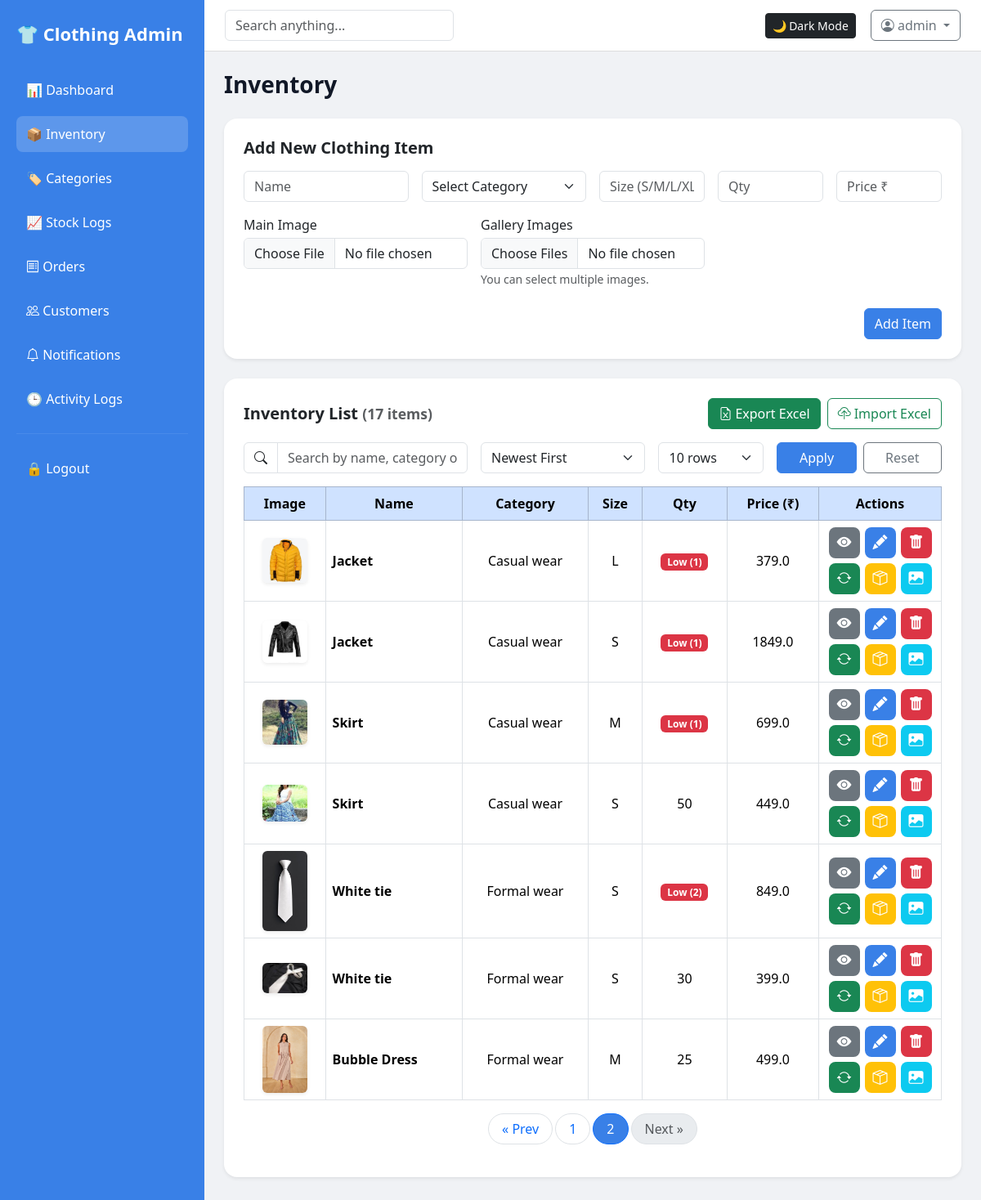
The page /inventory?page=2&q=&sort=created_desc&per_page=10 (signed in) on the database as committed earlier.
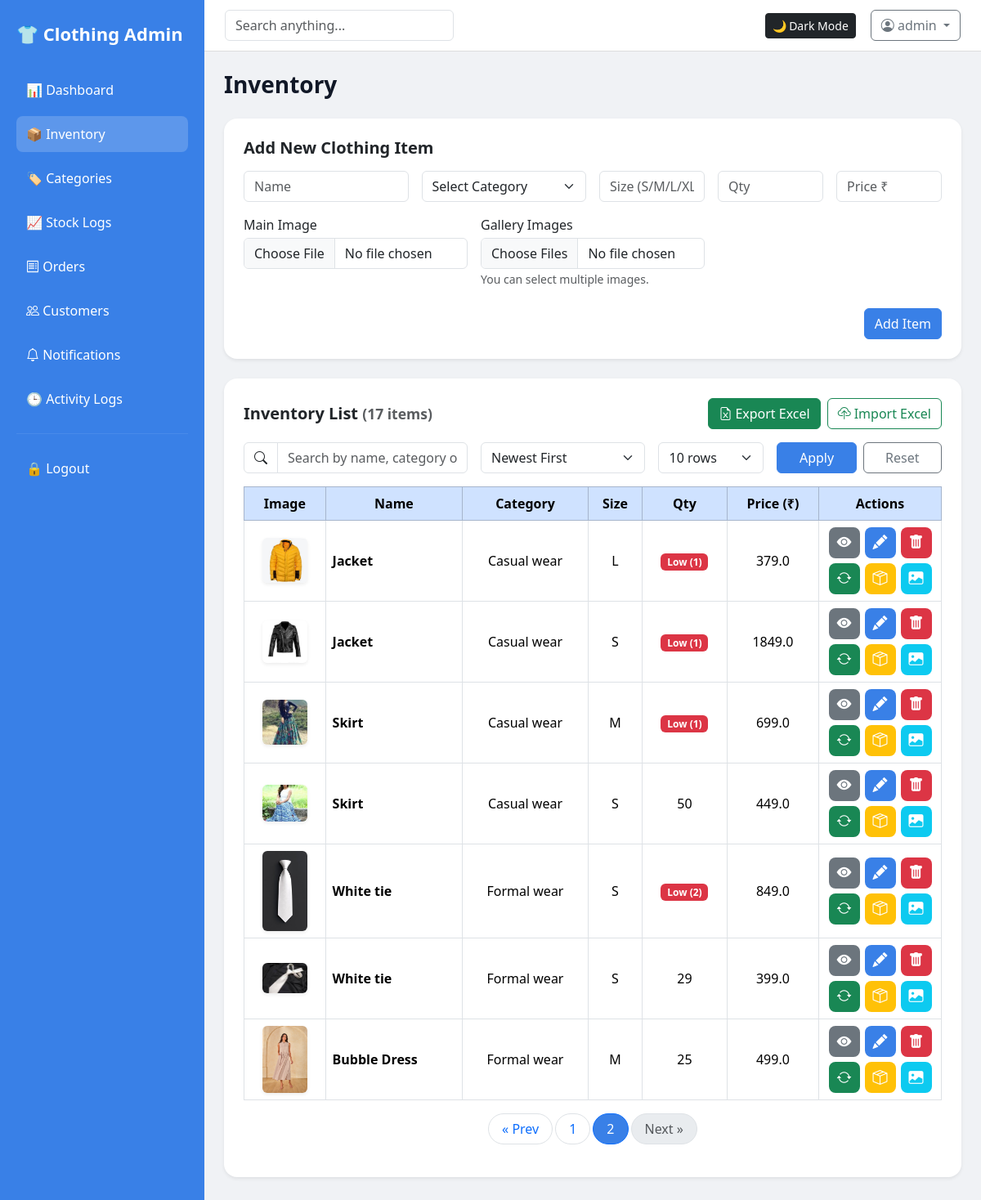
The same page on the database as committed later.
### tables this page shows
CREATE TABLE clothing (
            id INTEGER PRIMARY KEY AUTOINCREMENT,
            name TEXT,
            category TEXT,
            size TEXT,
            quantity INTEGER,
            price REAL,
            created_at TEXT
        , image TEXT, barcode TEXT, qrcode TEXT);

### app.py (the view)
@app.route("/inventory")
@require_login
def inventory():
    db = get_db()
    q = request.args.get("q", "").strip()
    sort = request.args.get("sort", "created_desc")
    try:
        per_page = int(request.args.get("per_page", 10))
    except ValueError:
        per_page = 10
    try:
        page = int(request.args.get("page", 1))
    except ValueError:
        page = 1
    if page < 1:
        page = 1
    where_clause = ""
    params = []
    if q:
        where_clause = "WHERE name LIKE ? OR category LIKE ? OR size LIKE ?"
        like = f"%{q}%"
        params.extend([like, like, like])
    sort_map = {
        "name_asc": "name ASC",
        "name_desc": "name DESC",
        "qty_asc": "quantity ASC",
        "qty_desc": "quantity DESC",
        "price_asc": "price ASC",
        "price_desc": "price DESC",
        "created_desc": "created_at DESC",
        "created_asc": "created_at ASC",
    }
    order_by = sort_map.get(sort, "name ASC")
    count_row = db.execute(
        f"SELECT COUNT(*) AS c FROM clothing {where_clause}",
        params
    ).fetchone()
    total_items = count_row["c"] if count_row else 0
    total_pages = ceil(total_items / per_page) if total_items else 1
    if page > total_pages:
        page = total_pages
    offset = (page - 1) * per_page
    items = db.execute(
        f"""
        SELECT * FROM clothing
        {where_clause}
        ORDER BY {order_by}
        LIMIT ? OFFSET ?
        """,
        params + [per_page, offset]
    ).fetchall()
    pages = list(range(1, total_pages + 1))
    gallery_map = {}
    for it in items:
        imgs = db.execute(
            "SELECT image FROM clothing_images WHERE clothing_id=? ORDER BY id ASC",
            (it["id"],)
        ).fetchall()
        gallery_map[it["id"]] = imgs
    cats = db.execute("SELECT * FROM categories ORDER BY name ASC").fetchall()
    return render_template(
        "inventory.html",
        items=items,
        categories=cats,
        q=q,
        sort=sort,
        per_page=per_page,
        page=page,
        pages=pages,
        total_items=total_items,
        gallery_map=gallery_map,
        title="Inventory"
    )

### app.py (called while the page is built)
def get_db():
    conn = sqlite3.connect(os.path.join(BASE_DIR, "inventory.db"))
    conn.row_factory = sqlite3.Row
    return conn

def require_login(f):
    @wraps(f)
    def wrapper(*args, **kwargs):
        if not session.get("admin"):
            return redirect(url_for("login"))
        return f(*args, **kwargs)
    return wrapper

### templates/inventory.html (shortened to what the changed rows need)
{% extends "base.html" %}
{% block content %}
<div class="card shadow-sm p-4 mb-4">
    <div class="table-responsive">
        <table class="table table-hover table-bordered text-center align-middle mb-0">
            <thead class="table-primary">
                <tr>
                    <th>Image</th>
                    <th>Name</th>
                    <th>Category</th>
                    <th>Size</th>
                    <th>Qty</th>
                    <th>Price (₹)</th>
                    <th style="width: 150px;">Actions</th>
                </tr>
            </thead>
            <tbody>
            {% for item in items %}
                <tr>
                    <td>
                        {% if item.image %}
                            <img src="{{ url_for('uploaded_file', filename=item.image) }}"
                                 width="55" class="rounded shadow-sm">
                        {% else %}
                            <span class="text-muted">No Image</span>
                        {% endif %}
                    </td>
                    <td class="text-start fw-semibold">{{ item.name }}</td>
                    <td>{{ item.category }}</td>
                    <td>{{ item.size }}</td>
                    <td>
                        {% if item.quantity < 5 %}
                            <span class="badge bg-danger">Low ({{ item.quantity }})</span>
                        {% else %}
                            {{ item.quantity }}
                        {% endif %}
                    </td>
                    <td>{{ item.price }}</td>
                    <td>
                        <div class="action-grid">
                            <div class="action-row">
                                <button class="action-btn btn-view"
                                        data-bs-toggle="modal"
                                        data-bs-target="#viewModal{{ item.id }}"
                                        title="View">
                                    <i class="bi bi-eye-fill"></i>
                                </button>
                                <button class="action-btn btn-edit"
                                        data-bs-toggle="modal"
                                        data-bs-target="#editModal{{ item.id }}"
                                        title="Edit">
                                    <i class="bi bi-pencil-fill"></i>
                                </button>
                                <button class="action-btn btn-delete"
                                        data-bs-toggle="modal"
                                        data-bs-target="#deleteModal{{ item.id }}"
                                        title="Delete">
                                    <i class="bi bi-trash-fill"></i>
                                </button>
                            </div>
                            <div class="action-row">
                                <a href="/codes/regenerate/{{ item.id }}"
                                class="action-btn btn-generate"
                                title="Generate Codes">
                                <i class="bi bi-arrow-repeat"></i>
                                </a>
                                <a href="{{ url_for('stock_adjust', item_id=item.id) }}"
                                class="action-btn btn-stock"
                                title="Stock">
                                <i class="bi bi-box-seam"></i>
                                </a>
                                <a href="{{ url_for('item_gallery', item_id=item.id) }}"
                                class="action-btn btn-gallery"
                                title="Gallery">
                                <i class="bi bi-image-fill"></i>
                                </a>
                            </div>
                        </div>
                    </td>
                </tr>
            {% endfor %}
            </tbody>
        </table>
    </div>
</div>
{% endblock %}

Rows that differ between the two databases and show on the page:
changed clothing (number 6 of 7 on the later page): quantity "30" → "29"
